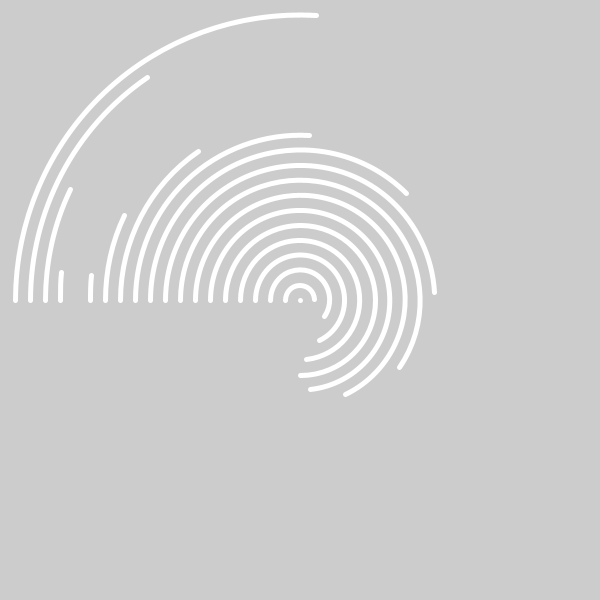
Frame 1 (no input)
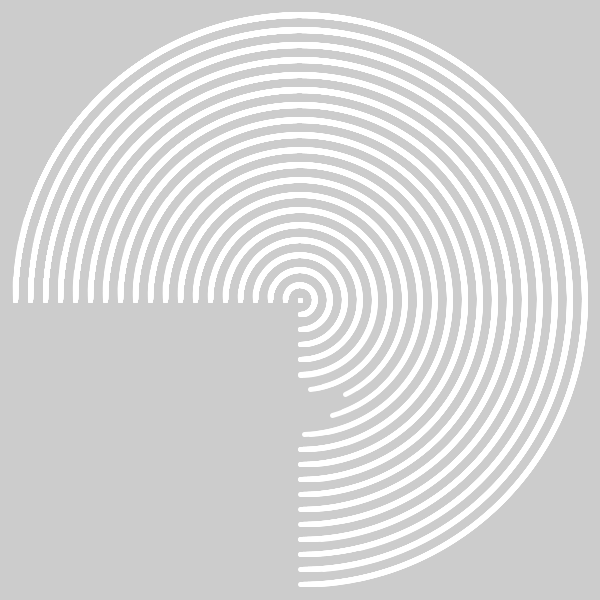
Frame 60 (the mouse pressed at the canvas centre just before this capture)
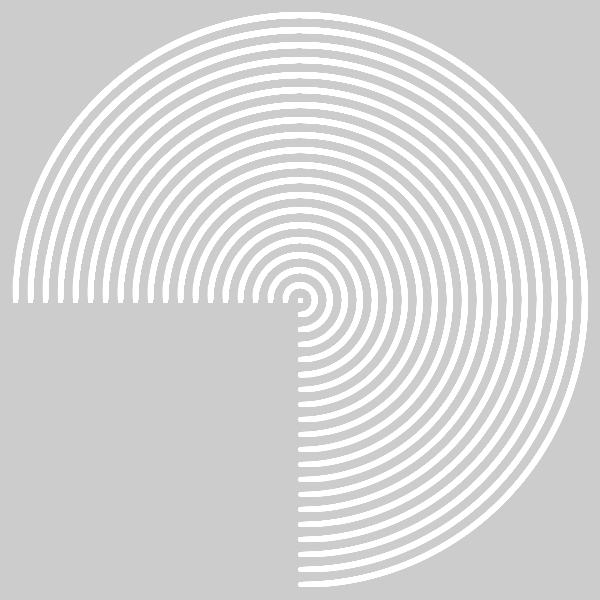
Frame 120 (the mouse held since frame 60 and released just before this capture)

The Processing sketch that drew these frames (run headless with seeded random() and noise(); from frame 60 on, the mouse is pressed at the canvas centre):

// Processing sketch: processing_153023
// ── processing_153023.pde

int num =20;
float step, sz, offSet, theta, angle;

void setup() {
  size(600, 600);
  strokeWeight(5);
  step = 30;
}

void draw() {
  translate(width/2, height*.5);
  angle=0;
  colorMode(HSB,255,100,100);
  for (int i=0; i<num; i++) {
    stroke(255);
    noFill();
    sz = i*step;
    float offSet = TWO_PI/num*i;
    float arcEnd = map(sin(theta+offSet),-1,1, PI, TWO_PI+PI/2);
    arc(0, 0, sz, sz, PI, arcEnd);
  }
  resetMatrix();
  theta += .0823;  
}
